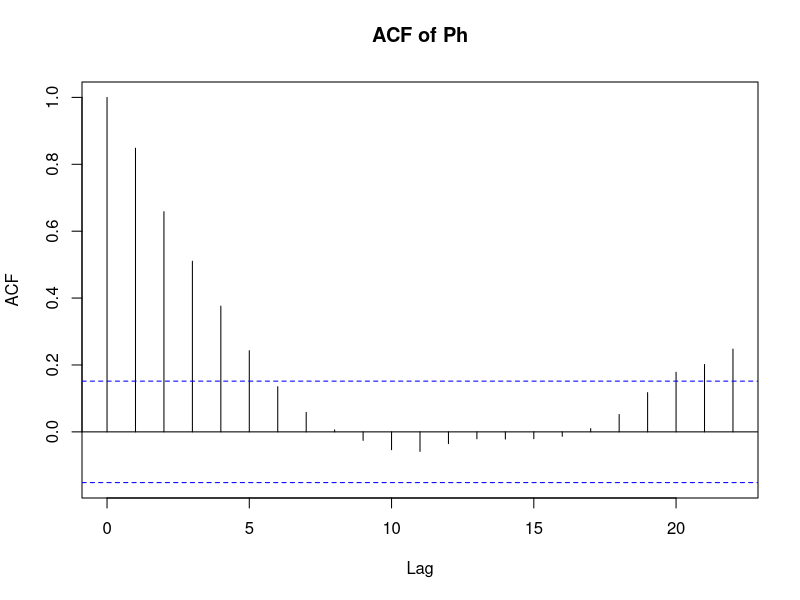
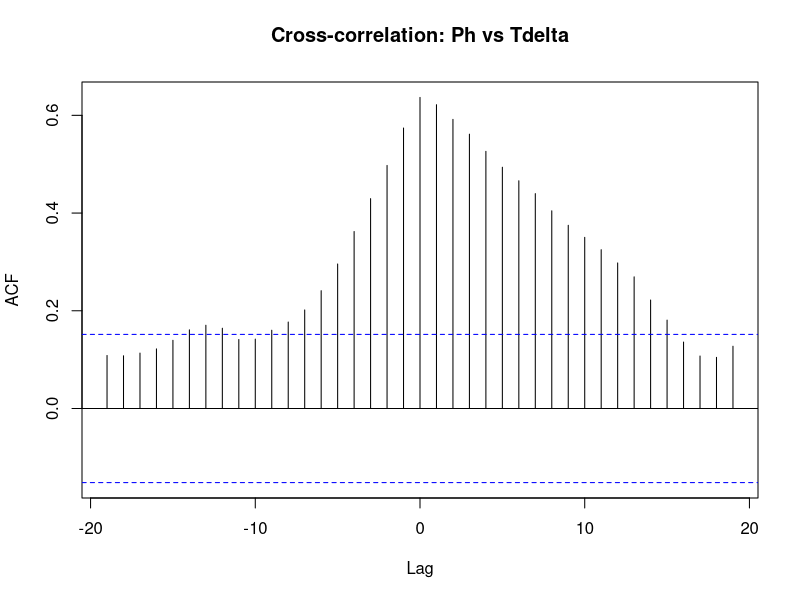
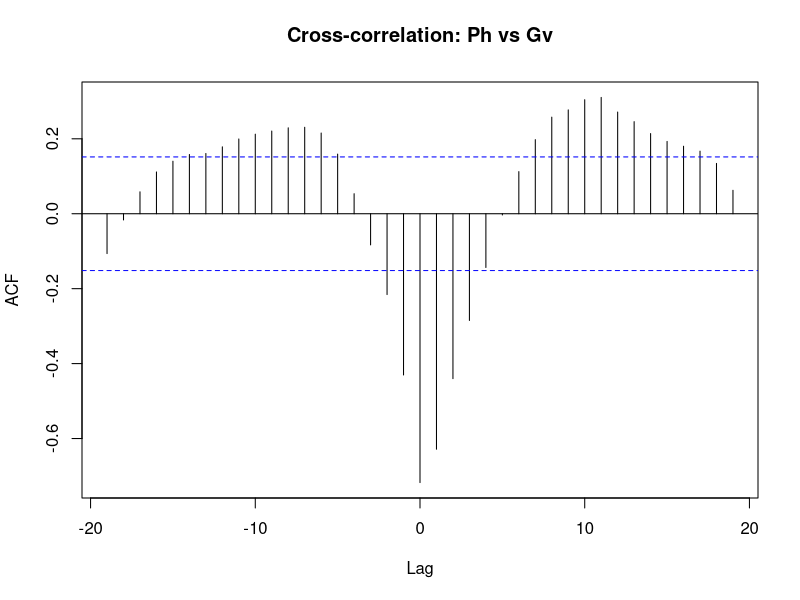
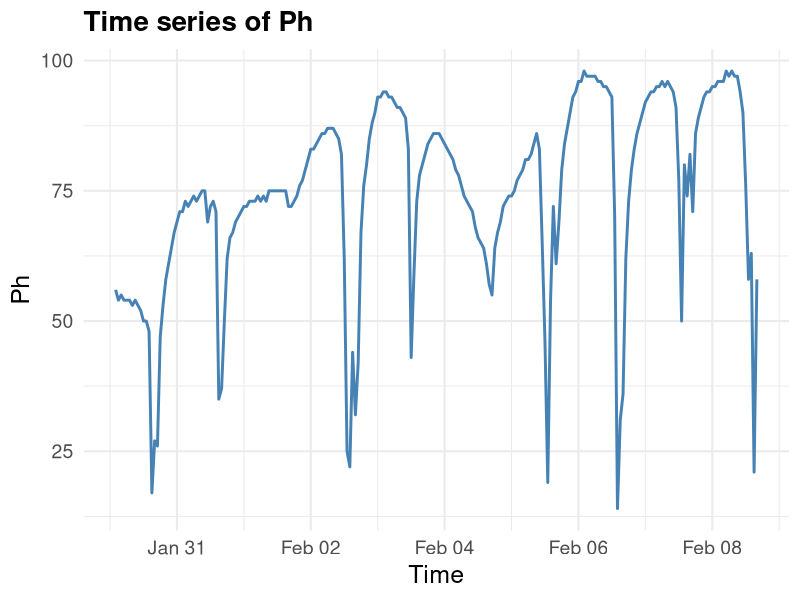
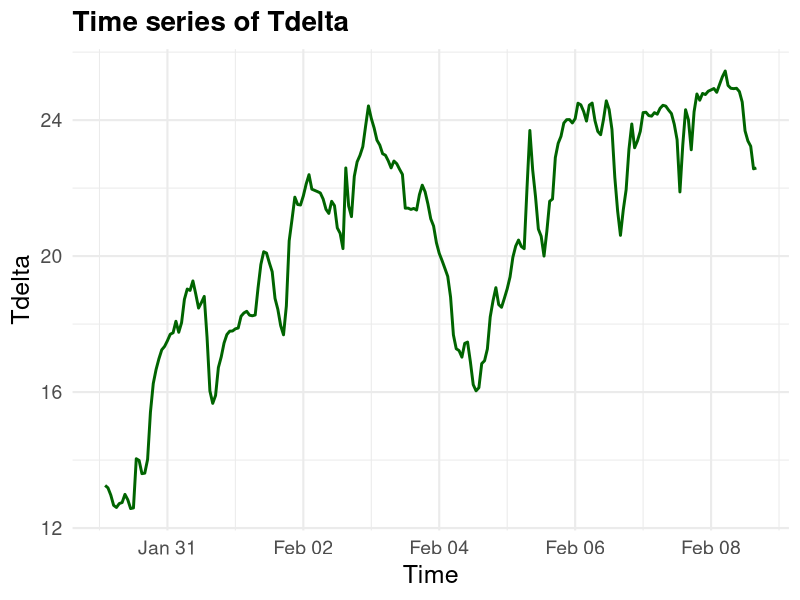
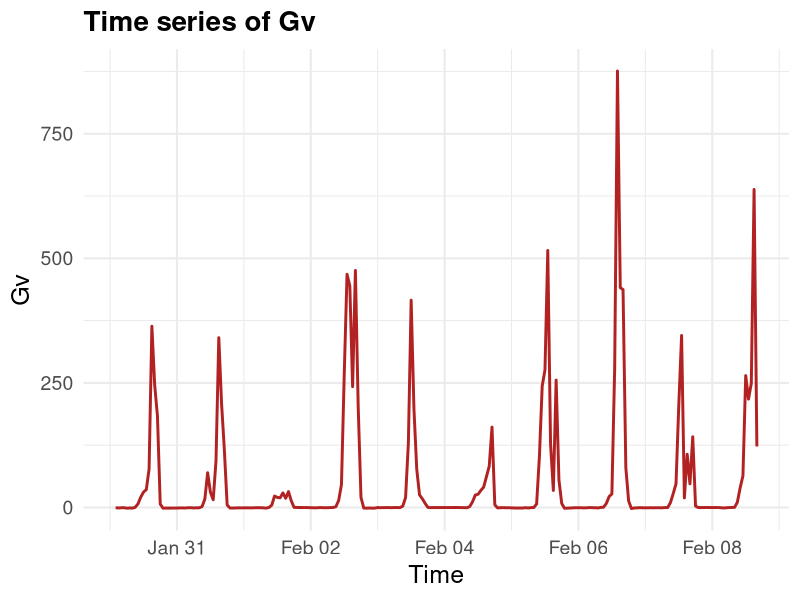
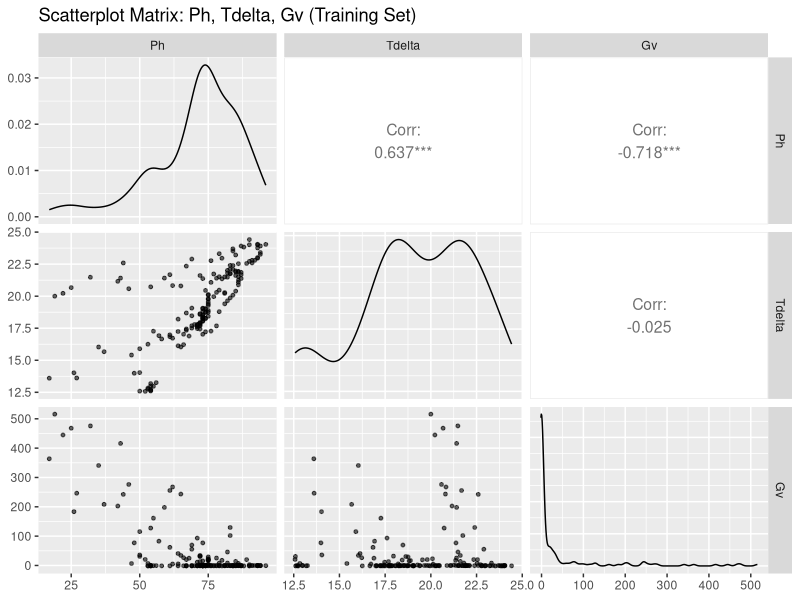

The R source for these figures, in order:
# Libraries to be used in this assignment
# install.packages("forecast")
library(ggplot2)
library(forecast)
library(lubridate)
library(patchwork)
library(GGally)
library(dplyr)

setwd("Assignment3")
print(getwd())

# ----------------------------- Exercise 1 -----------------------------------




# ----------------------------- Exercise 2 -----------------------------------




# ----------------------------- Exercise 3 -----------------------------------
#3.1. Read the data and plot the three non-lagged time series (Ph,Tdelta,Gv)
D3 <- read.csv("box_data_60min.csv")
str(D3)

# Convert tdate to datetime
D3$tdate <- ymd_hms(D3$tdate)
print(D3$tdate[1:5])

# Define a custom theme for readability
big_text_theme <- theme_minimal(base_size = 16) +  # base_size increases font sizes
  theme(
    plot.title = element_text(size = 20, face = "bold"),
    axis.title = element_text(size = 18),
    axis.text = element_text(size = 14)
  )

# Apply this to your plots
p1 <- ggplot(D3, aes(x = tdate, y = Ph)) +
  geom_line(color = "steelblue", size = 1) +
  labs(title = "Time series of Ph", x = "Time", y = "Ph") +
  big_text_theme

p2 <- ggplot(D3, aes(x = tdate, y = Tdelta)) +
  geom_line(color = "darkgreen", size = 1) +
  labs(title = "Time series of Tdelta", x = "Time", y = "Tdelta") +
  big_text_theme

p3 <- ggplot(D3, aes(x = tdate, y = Gv)) +
  geom_line(color = "firebrick", size = 1) +
  labs(title = "Time series of Gv", x = "Time", y = "Gv") +
  big_text_theme

ggsave("time_series_Ph.png", p1, width = 12, height = 10)
ggsave("time_series_Tdelta.png", p2, width = 12, height = 10)
ggsave("time_series_Gv.png", p3, width = 12, height = 10)


#3.2. Divide intro train and test set
# Define the split point
test_start <- ymd_hms("2013-02-06 00:00:00")

# Split into training and test sets
D3_train <- D3[D3$tdate <= test_start, ]
D3_test <- D3[D3$tdate > test_start, ]

str(D3_train) #should be 167 observations

#3.3. Investigate the variables and their relationships

# Select only non-lagged columns for training data
D3_train_small <- D3_train %>%
  select(Ph, Tdelta, Gv)


# Scatter plot matrix
scatter<-ggpairs(D3_train_small,
        title = "Scatterplot Matrix: Ph, Tdelta, Gv (Training Set)",
        upper = list(continuous = wrap("cor", size = 4)),
        lower = list(continuous = wrap("points", alpha = 0.6, size = 1)),
        diag = list(continuous = wrap("densityDiag")))
ggsave("3.2-scatterplot_matrix.png", scatter, width = 12, height = 10)

#acf of Ph
acf(D3_train$Ph, main = "ACF of Ph")

# Cross-correlation of Ph and Tdelta
ccf(D3_train$Ph, D3_train$Tdelta, main = "Cross-correlation: Ph vs Tdelta")

# Cross-correlation of Ph and Gv
ccf(D3_train$Ph, D3_train$Gv, main = "Cross-correlation: Ph vs Gv")
